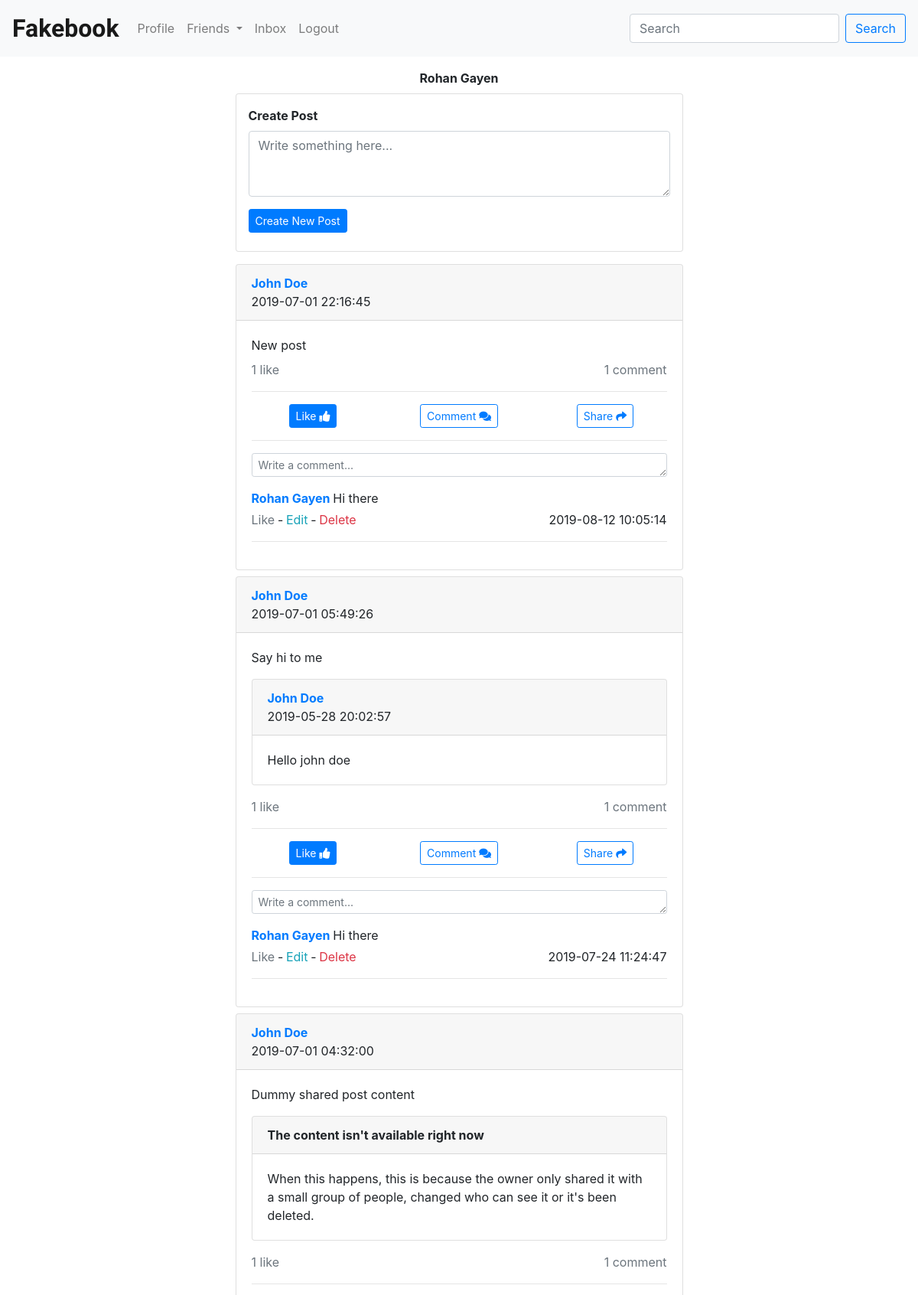
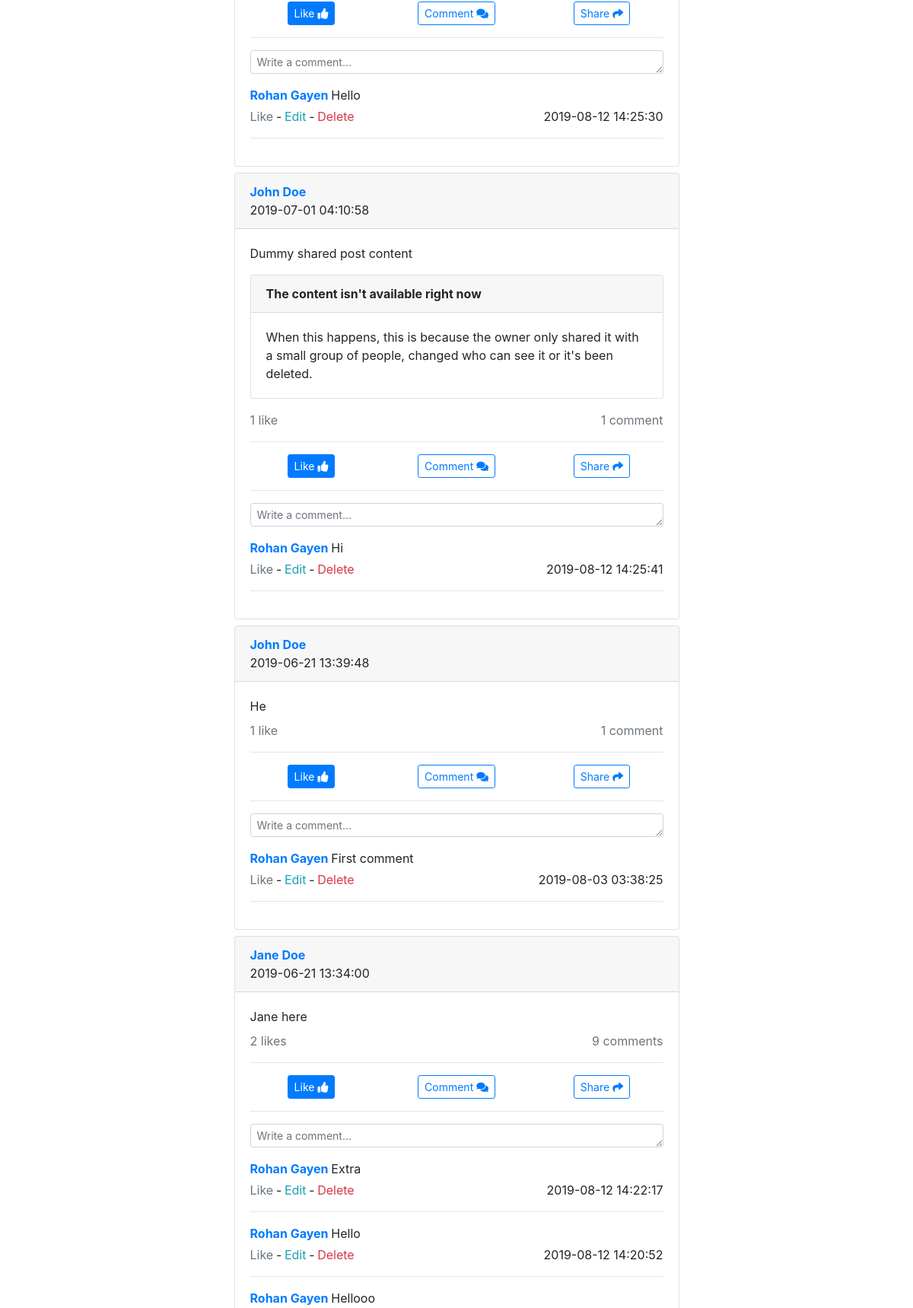
The page /timeline.php (signed in, upper part) on the database its author committed (2 pictures, top to bottom).
### tables this page shows
CREATE TABLE `posts` (
  `post_id` int(10) UNSIGNED NOT NULL,
  `post_content` mediumtext,
  `original_post` int(10) UNSIGNED DEFAULT NULL,
  `post_owner` int(6) UNSIGNED DEFAULT NULL,
  `posted_on` datetime NOT NULL DEFAULT CURRENT_TIMESTAMP,
  `is_shared_post` tinyint(1) NOT NULL DEFAULT '0'
);

CREATE TABLE `comments` (
  `comment_id` int(14) UNSIGNED NOT NULL,
  `comment_content` mediumtext NOT NULL,
  `post_id` int(10) UNSIGNED NOT NULL,
  `comment_owner` int(6) UNSIGNED NOT NULL,
  `commented_on` datetime NOT NULL DEFAULT CURRENT_TIMESTAMP
);

### includes/fetch_timeline_posts.php (called while the page is built)
<?php
function timeline_posts(mysqli $db, int $user_id): array
{
    $posts = [];
    $query = "SELECT post_id, post_content, u.user_id AS post_owner_id, p.original_post as original_post_id, CONCAT(fname, ' ', lname) AS post_owner_name, posted_on, p.is_shared_post
    FROM posts AS p INNER JOIN users AS u
    ON p.post_owner = u.user_id
    WHERE p.post_owner IN
    (SELECT request_from from friend_requests where request_to = {$user_id} && request_status = 'accepted' UNION
    SELECT request_to from friend_requests where request_from = {$user_id} && request_status = 'accepted')
    ORDER BY p.posted_on DESC";
    $result_outer_query = $db->query($query);
    while ($row = $result_outer_query->fetch_object()) {
        if (!$row->is_shared_post) {
            $posts[] = new Post(
                $row->post_id,
                $row->post_content,
                $row->post_owner_id,
                $row->post_owner_name,
                $row->posted_on
            );
        } else {
            $id = (int) $row->original_post_id;
            if ($id) {
                $query = "SELECT post_id, post_content, u.user_id AS post_owner_id, p.original_post as original_post_id, CONCAT(fname, ' ', lname) AS post_owner_name, posted_on, p.is_shared_post ";
                $query .= "FROM posts AS p INNER JOIN users AS u ";
                $query .= "ON p.post_owner = u.user_id ";
                $query .= "WHERE p.post_id = '$id' ";
                $result = $db->query($query);
                if ($result->num_rows == 1) {
                    $new_row = $result->fetch_object();
                    if (!$new_row->is_shared_post) {
                        $posts[] = new Post(
                            $row->post_id,
                            $row->post_content,
                            $row->post_owner_id,
                            $row->post_owner_name,
                            $row->posted_on,
                            new Post(
                                $new_row->post_id,
                                $new_row->post_content,
                                $new_row->post_owner_id,
                                $new_row->post_owner_name,
                                $new_row->posted_on
                            ),
                            $row->is_shared_post
                        );
                    } else {
                        header("Location: page_not_found.php");
                        exit();
                    }
                } else {
                    header("Location: page_not_found.php");
                    exit();
                }
            } else {
                $posts[] = new Post(
                    $row->post_id,
                    $row->post_content,
                    $row->post_owner_id,
                    $row->post_owner_name,
                    $row->posted_on,
                    $row->original_post_id,
                    $row->is_shared_post
                );
            }
        }
    }
    return $posts;
}

### classes/post.class.php (called while the page is built, shortened)
<?php
require_once(__DIR__ . "/user.class.php");
class Post
{
    function __construct(
        int $id,
        string $content,
        int $owner_id,
        string $owner_name,
        string $posted_on,
        Post $originalPost = null,
        bool $isSharedPost = false
    ) {
        $this->id = $id;
        $this->content = $content;
        $this->owner = new User($owner_id, $owner_name);
        $this->time = $posted_on;
        $this->originalPost = $originalPost;
        $this->isSharedPost = $isSharedPost;
    }
}

### includes/fetch_post_liked_by_users.php (called while the page is built, shortened)
<?php
require_once(__DIR__ . "/fetch_friendship_status_code.php");
function post_liked_by_users(mysqli $db, int $id): array
{
    $liked_users = [];
    $own_id = $_SESSION['user_id'];
    $q = "SELECT user_id, CONCAT(fname, ' ', lname) as user_name from users where user_id IN
    (SELECT post_liked_by from post_liked_by_users where post_id = {$id} ORDER BY post_liked_on DESC)";
    $result = $db->query($q);
    while ($row = $result->fetch_object()) {
        $friendship_status_code = friendship_status_code($db, $own_id, $row->user_id);
        $liked_users[] = new User($row->user_id, $row->user_name, $friendship_status_code);
    }
    return $liked_users;
}

### includes/generic_functions.php (called while the page is built, shortened)
<?php
function print_array_count(array $arr, string $text_in_middle, bool $use_yet = true): string
{
    return (count($arr) === 0 ? 'No' : count($arr)) . " {$text_in_middle}" . (count($arr) > 1 ? 's' : '') . ($use_yet ? (count($arr) === 0 ? ' yet' : '') : '');
}
function get_date_for_database(string $date): string
{
    $timestamp = strtotime($date);
    $date_formated = date('Y-m-d H:i:s', $timestamp);
    return $date_formated;
}
function load_post($db, $post, $own_id)
{
    require(__DIR__ . "/../views/load_post.php");
    return ob_get_clean();
}
function load_comment($db, $comment, $own_id)
{
    require(__DIR__ . "/../views/load_comment.php");
    return ob_get_clean();
}

### includes/fetch_friendship_status_code.php (called while the page is built, shortened)
<?php
function friendship_status_code(mysqli $db, int $own_id, int $profile_id): int
{
    $friendship_status_code = 0;
    $q = "SELECT request_id from friend_requests where (request_from = {$own_id} && request_to = {$profile_id}) && (request_status = 'pending' || request_status = 'accepted') UNION
    SELECT request_id from friend_requests where (request_from = {$profile_id} && request_to = {$own_id}) && (request_status = 'pending' || request_status = 'accepted')";
    $result = $db->query($q);
    $q = "SELECT request_id from friend_requests where request_from = {$profile_id} && request_to = {$own_id} && request_status = 'accepted' UNION
    SELECT request_id from friend_requests where request_to = {$profile_id} && request_from = {$own_id} && request_status = 'accepted'";
    $result = $db->query($q);
    if ($result->num_rows == 1) {
        $friendship_status_code = 2;
    }
    $q = "SELECT request_id from friend_requests where request_to = {$profile_id} && request_from = {$own_id} && request_status = 'pending'";
    $result = $db->query($q);
    $q = "SELECT request_id from friend_requests where request_from = {$profile_id} && request_to = {$own_id} && request_status = 'pending'";
    $result = $db->query($q);
    return $friendship_status_code;
}

### includes/fetch_is_post_liked_by_user.php (called while the page is built)
<?php
function is_post_liked_by_user(mysqli $db, int $post_id, int $user_id): int
{
    $q = "SELECT post_liked_on from post_liked_by_users where post_id = {$post_id} && post_liked_by = {$user_id}";
    $result = $db->query($q);
    return $result->num_rows;
}

### includes/fetch_comments_by_post.php (called while the page is built, shortened)
<?php
function comments_by_post(mysqli $db, int $post_id): array
{
    $comments = [];
    $query = "SELECT comment_id, comment_content, c.post_id, comment_owner as comment_owner_id, CONCAT(fname, ' ', lname) as comment_owner_name, commented_on
    from comments as c INNER JOIN users as u
    ON c.comment_owner = u.user_id
    where c.post_id = '$post_id'
    order by c.commented_on DESC";
    $result = $db->query($query);
    while ($row = $result->fetch_object()) {
        $comments[] = new Comment($row->comment_id, $row->comment_content, $row->post_id, $row->comment_owner_id, $row->comment_owner_name, $row->commented_on);
    }
    return $comments;
}

### classes/user.class.php (called while the page is built, shortened)
<?php
class User
{
    function __construct(
        int $id,
        string $name,
        int $friendshipStatus = 0
    ) {
        $this->id = $id;
        $this->name = $name;
        $this->friendshipStatus = $friendshipStatus;
    }
}

### classes/comment.class.php (called while the page is built, shortened)
<?php
require_once(__DIR__ . "/user.class.php");
class Comment
{
    function __construct(
        int $id,
        string $content,
        int $post_id,
        int $owner_id,
        string $owner_name,
        string $commented_on
    ) {
        $this->id = $id;
        $this->content = $content;
        $this->owner = new User($owner_id, $owner_name);
        $this->time = $commented_on;
    }
}

### views/load_post.php (the view, shortened to what this page needs)
<?php
$post_liked_by_users = post_liked_by_users($db, $post->id);
$is_post_liked_by_user = is_post_liked_by_user($db, $post->id, $own_id);
$comments = comments_by_post($db, $post->id);
?>
<div class="card my-2" id="post-<?= $post->id ?>" data-id="<?= $post->id ?>">
    <div class="card-header">
        <div class="font-weight-bold">
            <a href="profile.php?id=<?= $post->owner->id ?>"><?= $post->owner->name ?></a>
        </div>
        <div><?= get_date_for_database($post->time) ?></div>
    </div>
    <div class="card-body">
        <div class="card-text"><?= nl2br($post->content) ?></div>
        <?php if ($post->isSharedPost && $post->originalPost) { ?>
            <div class="card my-3">
                <div class="card-header">
                    <div class="font-weight-bold">
                        <a href="profile.php?id=<?= $post->originalPost->owner->id ?>"><?= $post->originalPost->owner->name ?></a>
                    </div>
                    <div><?= get_date_for_database($post->originalPost->time) ?></div>
                </div>
                <div class="card-body">
                    <div class="card-text"><?= nl2br($post->originalPost->content) ?></div>
                </div>
            </div>
        <?php } ?>
        <?php if ($post->isSharedPost && !$post->originalPost) { ?>
            <div class="card my-3">
                <div class="card-header font-weight-bold">
                    The content isn't available right now
                </div>
                <div class="card-body">
                    <div class="card-text">When this happens, this is because the owner only shared it with a small group of people, changed who can see it or it's been deleted.</div>
                </div>
            </div>
        <?php } ?>
        <div class="row mt-2">
            <div class="col-6 text-left">
                <a href="#" class="like-count" data-toggle="tooltip" data-html="true" data-placement="bottom" title="<?php foreach ($post_liked_by_users as $liked_user) echo "<span data-id='{$liked_user->id}' data-status='{$liked_user->friendshipStatus}'>{$liked_user->name}</span><br>"; ?>" data-likes=<?= count($post_liked_by_users) ?>>
                    <span class="text-secondary">
                        <?= print_array_count($post_liked_by_users, "like") ?>
                    </span>
                </a>
            </div>
            <div class="col-6 text-right">
                <a href="#" class="comment-count">
                    <span class="text-secondary">
                        <?= print_array_count($comments, "comment") ?>
                    </span>
                </a>
            </div>
        </div>
        <hr>
        <div class="row">
            <div class="col-12 col-sm-4 text-center">
                <a href="#" class="btn btn-sm <?= $is_post_liked_by_user ? 'btn-primary' : 'btn-outline-primary' ?> like-post" data-is-liked="<?= $is_post_liked_by_user ?>">Like <i class="fas fa-thumbs-up"></i></a>
            </div>
            <div class="col-12 col-sm-4 text-center">
                <a href="#" class="btn btn-sm btn-outline-primary comment-post" id="comment-link">Comment <i class="fas fa-comments"></i></a>
            </div>
            <div class="col-12 col-sm-4 text-center">
                <a href="#" class="btn btn-sm btn-outline-primary share-post" id="share-button">Share <i class="fas fa-share"></i></a>
            </div>
        </div>
        <hr>
        <div class="my-1">
            <div class="form-group">
                <textarea type="text" class="form-control form-control-sm comment-input" rows="1" placeholder="Write a comment..." name="comment" required><?= isset($_POST["comment"]) ? $_POST["comment"] : '' ?></textarea>
            </div>
        </div>
        <div class="comments">
            <?php foreach ($comments as $comment) {
                echo load_comment($db, $comment, $own_id);
            } ?>
        </div>
    </div>
</div>

### timeline.php (shortened to what this page needs)
<?php
$profile_id = (int) $_SESSION["user_id"];
require_once("./utilities/connect_to_db.php");
require_once("./classes/post.class.php");
require_once("./classes/user.class.php");
require_once("./classes/comment.class.php");
include("./includes/header.php");
include("./includes/nav.php");
include("./includes/fetch_timeline_posts.php");
$posts = timeline_posts($db, $profile_id);
require_once("./includes/fetch_post_liked_by_users.php");
require_once("./includes/fetch_is_post_liked_by_user.php");
require_once("./includes/fetch_comments_by_post.php");
require_once("./includes/generic_functions.php");
?>
<div id="container" class="mx-auto my-3">
    <div class="text-center font-weight-bold mb-2"><?= $_SESSION["fullname"] ?></div>
    <?php require_once("./includes/form_create_post.php"); ?>
    <?php if (empty($posts)) { ?>
        <div class="card p-3 my-2">
            It looks like there are no posts available to view at this moment.
        </div>
    <?php } else {
        foreach ($posts as $post) {
            echo load_post($db, $post, $profile_id);
        }
    } ?>
</div>
<?php include("./includes/footer.php"); ?>

### views/load_comment.php (shortened to what this page needs)
<?php
$is_comment_liked_by_user = false;
?>
<div id="comment-<?= $comment->id ?>" class="comment" data-id="<?= $comment->id ?>">
    <div class="mb-1">
        <span class="comment-owner font-weight-bold">
            <a href="profile.php?id=<?= $comment->owner->id ?>"><?= $comment->owner->name ?></a>
        </span>
        <span class="comment-content my-2"><?= nl2br($comment->content) ?></span>
    </div>
    <div class="comment-actions">
        <span>
            <a href="#" class="<?php echo $is_comment_liked_by_user ? 'text-primary' : 'text-secondary' ?> like-comment">Like</a>
        </span>
        <?php if ($own_id == $comment->owner->id) { ?>
            <span>
                &#8208;
                <a href="#" class="text-info edit-comment">Edit</a>
            </span>
            <span>
                &#8208;
                <a href="#" class="text-danger delete-comment">Delete</a>
            </span>
        <?php } ?>
        <span class="float-sm-right"><?= $comment->time ?></span>
    </div>
</div>
<hr>

### assets/css/style.css (style rules this page uses)
html { font-family: "Montserrat", sans-serif; }
* { -webkit-box-sizing: border-box; box-sizing: border-box; }
body { padding: 0; margin: 0; }
@media only screen and (min-width: 1080px) { #container { width: 50%; } }

### rows shown on the page
posts: name "John Doe", posted_on "2019-07-01 22:16:45", post_content "New post", post_liked_by_users "1 like", comments "1 comment"
comments: name "Rohan Gayen", comment_content "Hi there", shows "Edit", commented_on "2019-08-12 10:05:14"
posts: name "John Doe", posted_on "2019-07-01 05:49:26", post_content "Say hi to me", original_post.posted_on "2019-05-28 20:02:57", original_post.post_content "Hello john doe", post_liked_by_users "1 like", comments "1 comment"
comments: name "Rohan Gayen", comment_content "Hi there", shows "Edit", commented_on "2019-07-24 11:24:47"
posts: name "John Doe", posted_on "2019-07-01 04:32:00", post_content "Dummy shared post content", is_shared_post "The content isn't available right now", post_liked_by_users "1 like", comments "1 comment"
comments: name "Rohan Gayen", comment_content "Hello", shows "Edit", commented_on "2019-08-12 14:25:30"
posts: name "John Doe", posted_on "2019-07-01 04:10:58", post_content "Dummy shared post content", is_shared_post "The content isn't available right now", post_liked_by_users "1 like", comments "1 comment"
comments: name "Rohan Gayen", comment_content "Hi", shows "Edit", commented_on "2019-08-12 14:25:41"
posts: name "John Doe", posted_on "2019-06-21 13:39:48", post_content "He", post_liked_by_users "1 like", comments "1 comment"
comments: name "Rohan Gayen", comment_content "First comment", shows "Edit", commented_on "2019-08-03 03:38:25"
posts: name "Jane Doe", posted_on "2019-06-21 13:34:00", post_content "Jane here", post_liked_by_users "2 likes", comments "9 comments"
comments: name "Rohan Gayen", comment_content "Extra", shows "Edit", commented_on "2019-08-12 14:22:17"
comments: name "Rohan Gayen", comment_content "Hello", shows "Edit", commented_on "2019-08-12 14:20:52"
comments: name "Rohan Gayen", comment_content "Hellooo"

### other values the page prints
$_SESSION["fullname"] "Rohan Gayen"
